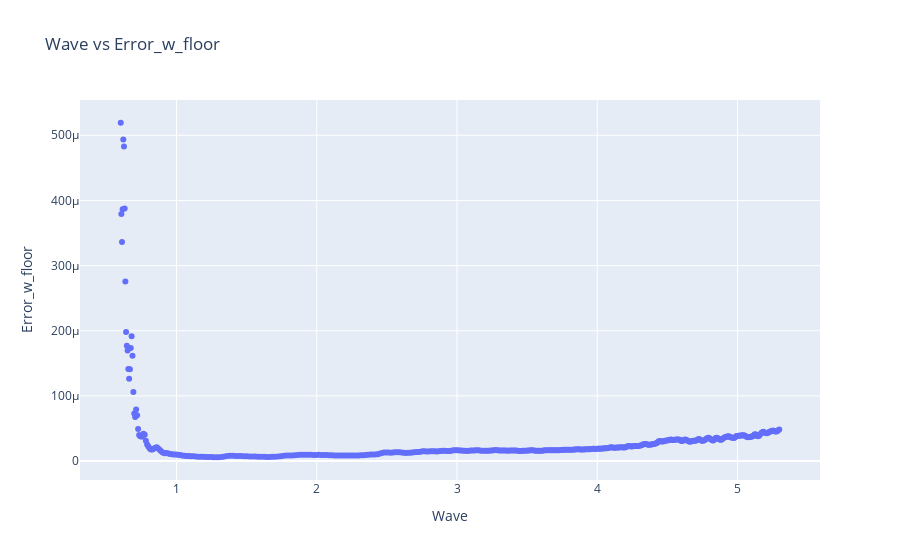

The code cell stored with this chart in its notebook:
### Code cell
sim_obs = result1.copy()
## plto #wave vs error_w_floor
fig = go.Figure()
fig.add_trace(go.Scatter(x=sim_obs["FinalSpectrum"]["wave"], y=sim_obs["FinalSpectrum"]['error_w_floor'],
                         mode='markers'))
fig.update_layout(title='Wave vs Error_w_floor',
                  xaxis_title='Wave',
                  yaxis_title='Error_w_floor')
fig.show()

### Figure 1 — Plotly figure (JSON) as saved in the notebook; plotly's stock layout.template omitted (floating-point values rounded to 4 significant figures; data arrays with more than 128 entries replaced by an {"elided": "..."} marker saying what was removed)
{"data": [{"mode": "markers", "type": "scatter", "x": {"elided": "403 float values"}, "y": {"elided": "403 float values"}}], "layout": {"title": {"text": "Wave vs Error_w_floor"}, "xaxis": {"title": {"text": "Wave"}}, "yaxis": {"title": {"text": "Error_w_floor"}}}}
